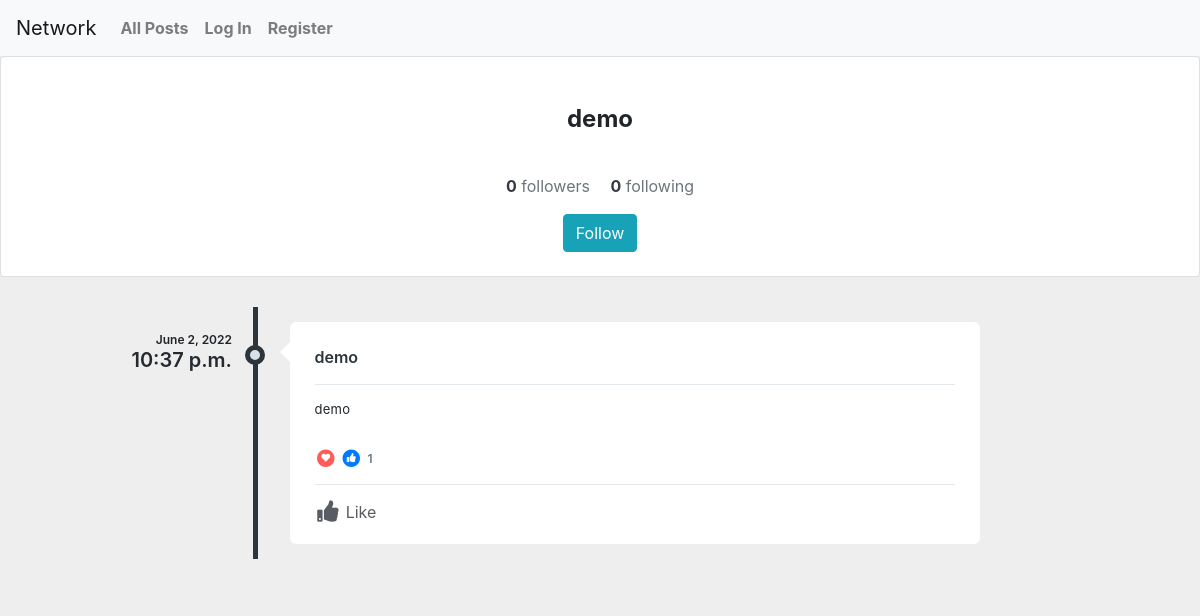
/demo/, run on the app's committed database.
### network/models.py (models this page shows, shortened)
class User(AbstractUser):
    pass

class Posts(models.Model):
    person = models.ForeignKey(User, on_delete=models.CASCADE)
    post = models.CharField(max_length=280)
    timestamp = models.DateTimeField(auto_now_add=True)
    likes = models.ManyToManyField(User, related_name= 'likes')
    def likes_as_flat_user_id_list(self):
        return self.likes.values_list('id', flat=True)

### network/views.py (the view)
# urls.py: path("<str:person_url>/", views.username, name="username"),
def username(request, person_url):
    if request.method == "GET":
        person = User.objects.filter(username = person_url)
        posts = Posts.objects.filter(person__username = person_url).order_by('-id')
        if Following.objects.filter(person__username = person_url).exists():
            following = Following.objects.filter(person__username = person_url ).values("following")
            for first in following:
                if first["following"] == None:
                    following = 0
                    break
                else:
                    following = Following.objects.filter(person__username = person_url ).values("following").count()
                    break
        else:
            following = 0
        if Following.objects.filter(following__username = person_url).exists():
            followers = Following.objects.filter(following__username = person_url).count()
        else:
            followers = 0
        userisfollowing = False
        if Following.objects.filter(person = request.user.id).exists():
            if Following.objects.filter(person = request.user.id, following__username = person_url).exists():
                userisfollowing = True
        return render(request, "network/userprofile.html", {"persons": person, "posts": posts, "followers": followers, "following":following, "userisfollowing": userisfollowing})

### network/templates/network/userprofile.html (shortened to what this page needs)
{% extends "network/layout.html" %}
{% load static %}
{% block body %}
<link href="https://cdnjs.cloudflare.com/ajax/libs/font-awesome/5.11.2/css/all.min.css" rel="stylesheet">
<main>
{% for person in persons %}
        <div class="card social-prof">
            <div class="container">
    <div class="text-center py-4">
      <div class="col-md-8 col-lg-6 col-xl-5 p-0 mx-auto">
        <h4 class="font-weight-bold my-4 justify-content-center  align-items-center">{{person.username}}</h4>
         <div class="container">
    <div class="d-flex  justify-content-center align-items-center py-3">
      <div>
        <a href="#" class="d-inline-block text-dark">
          <strong>{{followers}}</strong>
          <span class="text-muted">followers</span>
        </a>
        <a href="#" class="d-inline-block text-dark ml-3">
           {% if following == None %}
           <strong>0</strong>
            {% else %}
          <strong>{{following}}</strong>
           {% endif %}
          <span class="text-muted">following</span>
        </a>
      </div>
    </div>
  </div>
        </div>
{% if user.username == person.username  %}
{% else %}
{% if userisfollowing == True %}
<form action="{% url 'unfollow' person.username %}" method="post">
   {% csrf_token %}
<button type="submit" class="btn btn-info">Unfollow</button>
</form>
{% else %}
<form action="{% url 'follow' person.username %}" method="post">
<button type="submit" class="btn btn-info">Follow</button>
</form>
{% endif %}
{% endif %}
    </div>
  </div>
 </div>
 {% endfor %}
               <div class="profile-content">
               <div class="tab-content p-0">
                  <div class="tab-pane fade active show" id="profile-post">
                     <ul class="timeline">
                         {% for post in posts %}
                        <li>
                           <div class="timeline-time">
                              <span class="date">{{post.timestamp.date}}</span>
                              <span class="time">{{post.timestamp.time}}</span>
                           </div>
                           <div class="timeline-icon">
                              <a href="javascript:;">&nbsp;</a>
                           </div>
                           <div class="timeline-body">
                              <div class="timeline-header">
                                 <span class="username"><a href="javascript:;">{{post.person}}</a> <small></small></span>
                              </div>
                              <div class="timeline-content">
                                 <p data-id= "{{post.pk}}">
                                   {{post.post}}
                                 </p>
                              </div>
                              <div class="timeline-likes">
                                 <div class="stats">
                                    <span class="fa-stack fa-fw stats-icon">
                                    <i class="fa fa-circle fa-stack-2x text-danger"></i>
                                    <i class="fa fa-heart fa-stack-1x fa-inverse t-plus-1"></i>
                                    </span>
                                    <span class="fa-stack fa-fw stats-icon">
                                    <i class="fa fa-circle fa-stack-2x text-primary"></i>
                                    <i class="fa fa-thumbs-up fa-stack-1x fa-inverse"></i>
                                    </span>
                                    <span data-id= "{{post.pk}}6" class="stats-total">{{post.likes.count }} </span>
                                 </div>
                              </div>
                              <div class="timeline-footer">
                                 {% if request.user.id in post.likes_as_flat_user_id_list %}
                                 <a href="javascript:;" onclick="updatelike('{{post.pk}}')" data-id="{{post.pk}}7" class="alreadyliked m-r-15 text-inverse-lighter"><i class="fa fa-thumbs-up fa-fw fa-lg m-r-3"></i> Like</a>
                                 {% else %}
                                 <a href="javascript:;" onclick="updatelike('{{post.pk}}')" data-id="{{post.pk}}7" class="m-r-15 text-inverse-lighter"><i class="fa fa-thumbs-up fa-fw fa-lg m-r-3"></i> Like</a>
                                 {% endif %}
                              </div>
                           </div>
                           </li>
                           {% endfor%}
                        </ul>
</main>
{% endblock %}

### network/static/network/styles.css (style rules this page uses)
body { background:#eee; }
.b-minus-1, .b-minus-10, .b-minus-2, .b-minus-3, .b-minus-4, .b-minus-5, .b-minus-6, .b-minus-7, .b-minus-8, .b-minus-9, .b-plus-1, .b-plus-10, .b-plus-2, .b-plus-3, .b-plus-4, .b-plus-5, .b-plus-6, .b-plus-7, .b-plus-8, .b-plus-9, .l-minus-1, .l-minus-2, .l-minus-3, .l-minus-4, .l-minus-5, .l-minus-6, .l-minus-7, .l-minus-8, .l-minus-9, .l-plus-1, .l-plus-10, .l-plus-2, .l-plus-3, .l-plus-4, .l-plus-5, .l-plus-6, .l-plus-7, .l-plus-8, .l-plus-9, .r-minus-1, .r-minus-10, .r-minus-2, .r-minus-3, .r-minus-4, .r-minus-5, .r-minus-6, .r-minus-7, .r-minus-8, .r-minus-9, .r-plus-1, .r-plus-10, .r-plus-2, .r-plus-3, .r-plus-4, .r-plus-5, .r-plus-6, .r-plus-7, .r-plus-8, .r-plus-9, .t-minus-1, .t-minus-10, .t-minus-2, .t-minus-3, .t-minus-4, .t-minus-5, .t-minus-6, .t-minus-7, .t-minus-8, .t-minus-9, .t-plus-1, .t-plus-10, .t-plus-2, .t-plus-3, .t-plus-4, .t-plus-5, .t-plus-6, .t-plus-7, .t-plus-8, .t-plus-9 { position: relative!important }
.profile-content { padding: 25px; border-radius: 4px }
.profile-content:after, .profile-content:before { content: ''; display: table; clear: both }
.profile-content .tab-content, .profile-content .tab-pane { background: 0 0 }
.timeline { list-style-type: none; margin: 0; padding: 0; position: relative }
.timeline:before { content: ''; position: absolute; top: 5px; bottom: 5px; width: 5px; background: #2d353c; left: 20%; margin-left: -2.5px }
.timeline>li { position: relative; min-height: 50px; padding: 20px 0 }
.timeline .timeline-time { position: absolute; left: 0; width: 18%; text-align: right; top: 30px }
.timeline .timeline-time .date, .timeline .timeline-time .time { display: block; font-weight: 600 }
.timeline .timeline-time .date { line-height: 16px; font-size: 12px }
.timeline .timeline-time .time { line-height: 24px; font-size: 20px; color: #242a30 }
.timeline .timeline-icon { left: 15%; position: absolute; width: 10%; text-align: center; top: 40px }
.timeline .timeline-icon a { text-decoration: none; width: 20px; height: 20px; display: inline-block; border-radius: 20px; background: #d9e0e7; line-height: 10px; color: #fff; font-size: 14px; border: 5px solid #2d353c; transition: border-color .2s linear }
.timeline .timeline-body { margin-left: 23%; margin-right: 17%; background: #fff; position: relative; padding: 20px 25px; border-radius: 6px }
.timeline .timeline-body:before { content: ''; display: block; position: absolute; border: 10px solid transparent; border-right-color: #fff; left: -20px; top: 20px }
.timeline .timeline-body>div+div { margin-top: 15px }
.timeline .timeline-body>div+div:last-child { margin-bottom: -20px; padding-bottom: 20px; border-radius: 0 0 6px 6px }
.timeline-header { padding-bottom: 10px; border-bottom: 1px solid #e2e7eb; line-height: 30px }
.timeline-header .username { font-size: 16px; font-weight: 600 }
.timeline-header .username, .timeline-header .username a { color: #2d353c }
.timeline-content { letter-spacing: .25px; line-height: 18px; font-size: 13px }
.timeline-content:after, .timeline-content:before { content: ''; display: table; clear: both }
.timeline-footer { background: #fff; border-top: 1px solid #e2e7ec; padding-top: 15px }
.timeline-footer a:not(.btn) { color: #575d63 }
.timeline-likes { color: #6d767f; font-weight: 600; font-size: 12px }
.timeline-likes .stats-total { display: inline-block; line-height: 20px }
.timeline-likes .stats-icon { float: left; margin-right: 5px; font-size: 9px }
.timeline-likes .stats-icon+.stats-icon { margin-left: -2px }
.text-danger, .text-red { color: #ff5b57!important; }

### data on the page
User: username "demo", followers "0", following "0", shows "Follow"
Posts: timestamp "June 2, 2022", timestamp.time "10:37 p.m.", person "demo", post "demo", likes.count "1"
